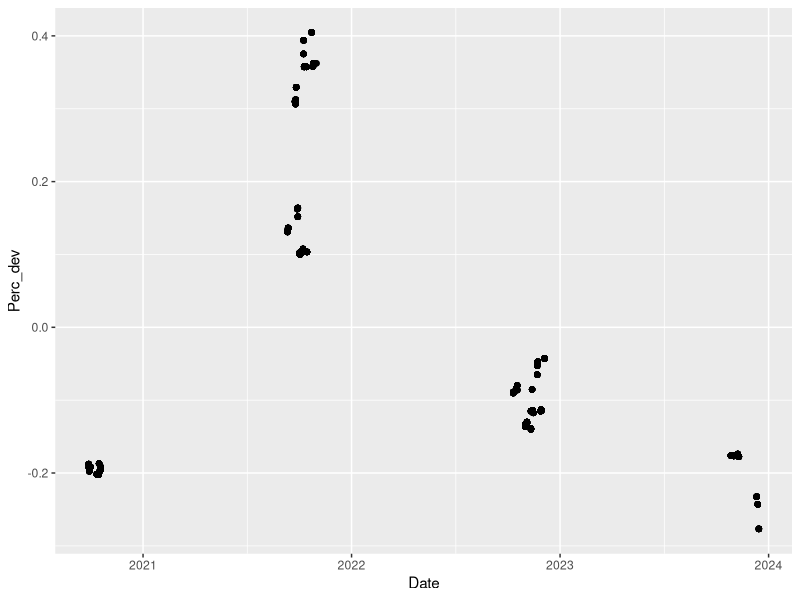
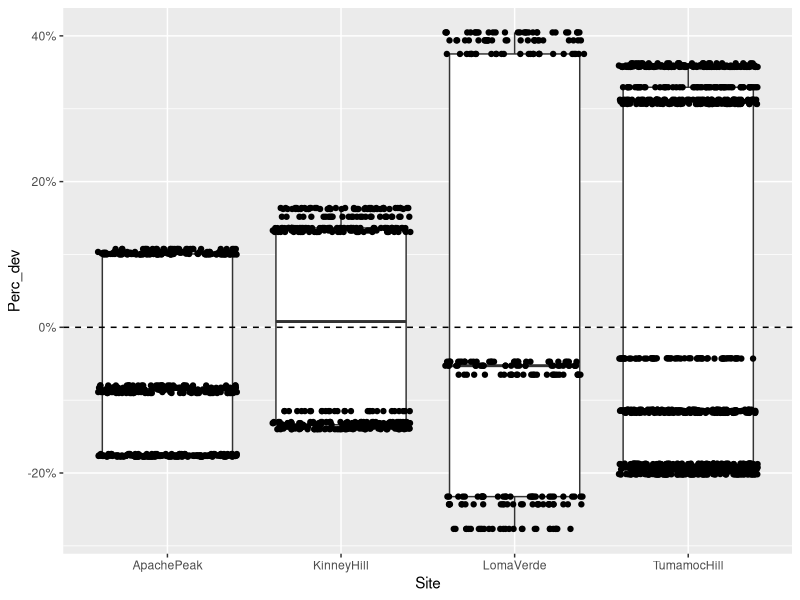
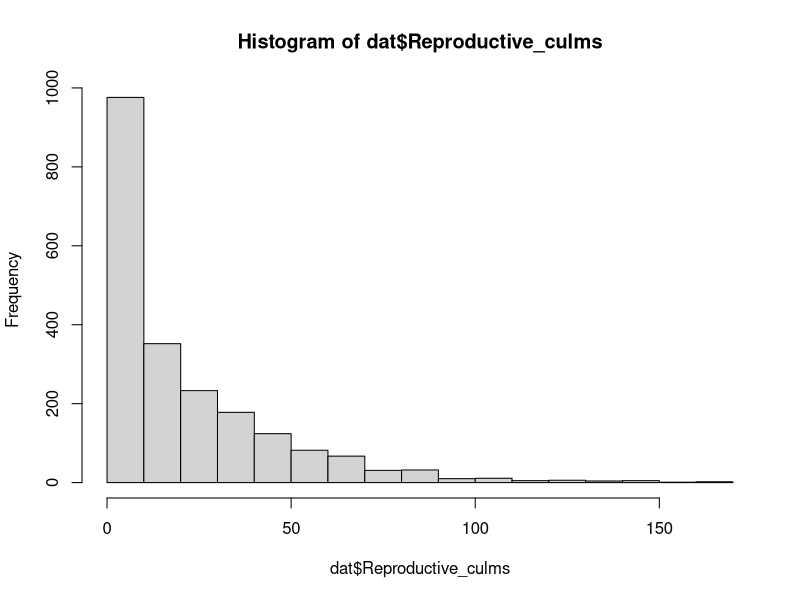
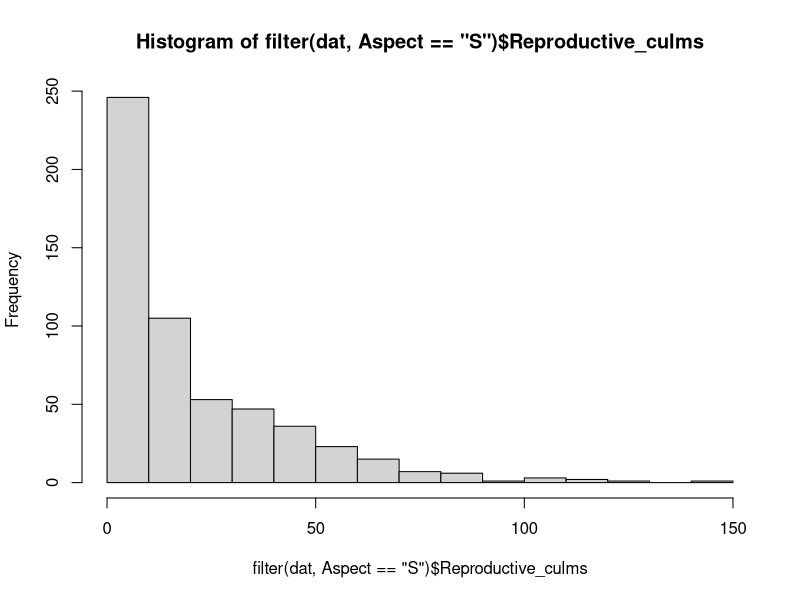
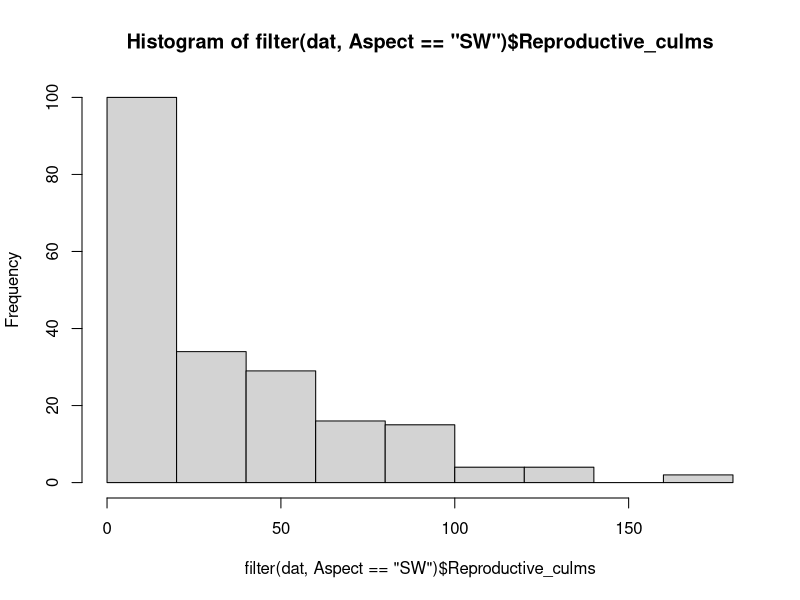
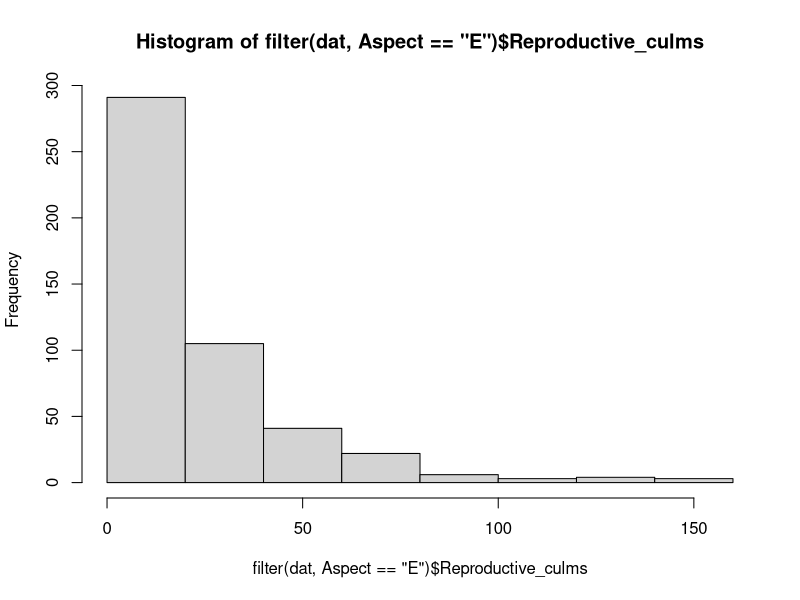
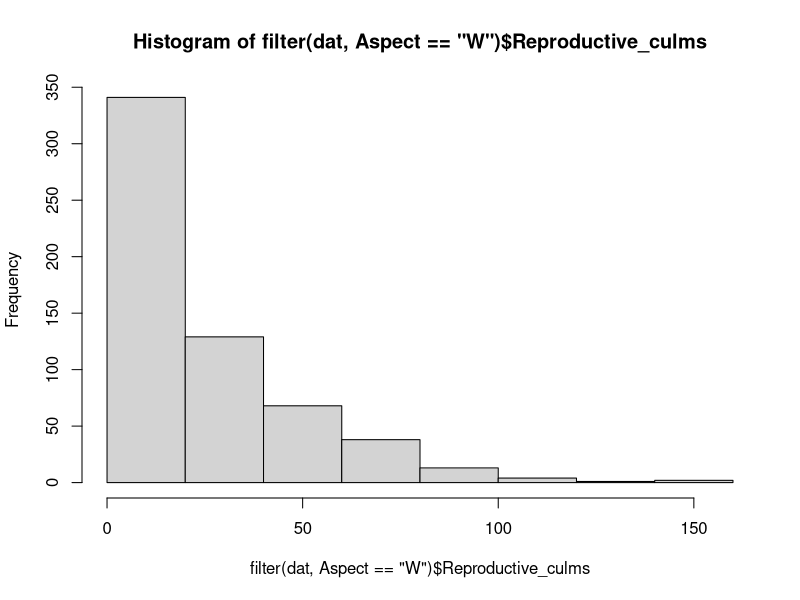
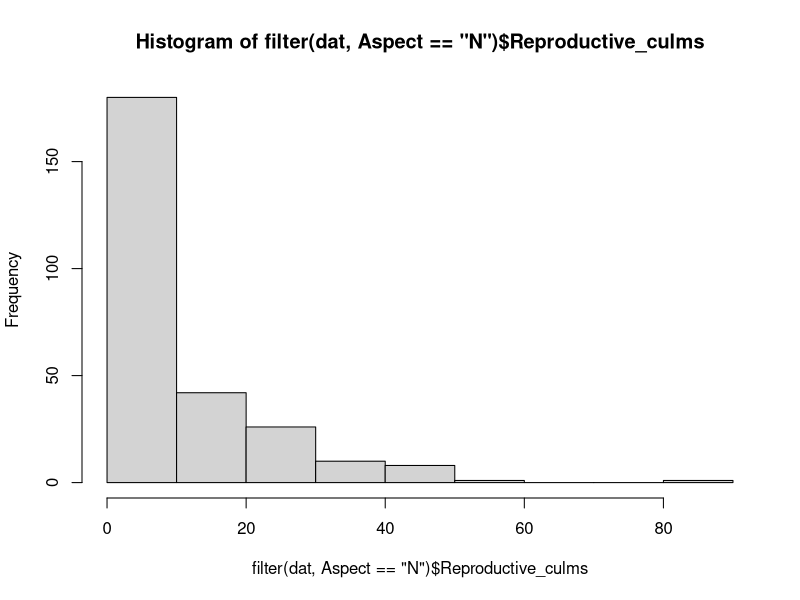

These figures' R source, in order: (Note: this script raises an error after producing the figures.)
# Created: 2024-09-23
# Updated: 2025-03-20

# Purpose: Examine distributions; write out clean data with precip deviation variable added.
#   Also write out different data table with change in culm/cover/density as response variable.

# Culm counts have a Poisson distribution. Buffelgrass density & cover should be log-transformed to improve
#   normality. Native grass, native forb, and herb (forb + grass) roughly have a Poisson distribution,
#   with a lot of 0s.

# MAT correlated with precip-related variables.

library(readxl)
library(tidyverse)
library(GGally)

# Load data ---------------------------------------------------------------

culms.raw <- read_xlsx("data/raw/2024-09_LO_Buffelgrass-culm-demography_master.xlsx", sheet = "Demography")
monitor.prism <- read_csv("data/cleaned/02_monitoring-info-with-PRISM-data_clean.csv")

# Data wrangling ----------------------------------------------------------

dat <- culms.raw %>% 
  left_join(monitor.prism)

# Check for NAs
apply(dat, 2, anyNA)

# Separate NA culm counts
na.culm <- dat %>% 
  filter(is.na(Vegetative_culms))

# Remove NA culm count - plants could not be located and weren't sampled
dat <- dat %>% 
  filter(!is.na(Vegetative_culms))

# Add Perc_dev and Deviation_mm cols
dat <- dat %>% 
  mutate(Perc_dev = (Prev_year_precip - MAP) / MAP,
         Deviation_mm = Prev_year_precip - MAP) 

# Change year cols to character
dat <- dat %>% 
  mutate(Year = as.character(Year),
         StudyYear = as.character(StudyYear))

# Add HerbCover col
dat <- dat %>% 
  mutate(HerbCover = NGCover + ForbCover)

# Separate out continuous explanatory variables
exp.cont <- dat %>% 
  select(PlotSlope, Elevation_ft, Prev_year_precip, MAT, MAP, Perc_dev, Deviation_mm)

# Separate out response variables
res.cont <- dat %>% 
  select(BGCover, BGDensity, ShrubCover, ForbCover, NGCover, HerbCover,
         Vegetative_culms, Reproductive_culms, Total_Live_Culms,
         Longestleaflength_cm)




# Precipitation variability -----------------------------------------------

summary(dat$Perc_dev) # ranges from -28% to +40%

dat %>% 
  ggplot(aes(x = Date, y = Perc_dev)) +
  geom_point()

dat %>% 
  ggplot(aes(x = Site, y = Perc_dev)) +
  geom_boxplot() +
  geom_jitter() +
  scale_y_continuous(labels = scales::percent) +
  geom_hline(yintercept = 0, linetype = "dashed")


# Response variable: Culm count -------------------------------------------

## Histogram --------------------------------------------------------------

# All, Reproductive
hist(dat$Reproductive_culms) # Poisson

# By aspect, Reproductive
hist(filter(dat, Aspect == "S")$Reproductive_culms)
hist(filter(dat, Aspect == "SW")$Reproductive_culms)
hist(filter(dat, Aspect == "E")$Reproductive_culms)
hist(filter(dat, Aspect == "W")$Reproductive_culms)
hist(filter(dat, Aspect == "N")$Reproductive_culms)

# By site, Reproductive
hist(filter(dat, Site == "TumamocHill")$Reproductive_culms)
hist(filter(dat, Site == "LomaVerde")$Reproductive_culms)
hist(filter(dat, Site == "KinneyHill")$Reproductive_culms)
hist(filter(dat, Site == "ApachePeak")$Reproductive_culms)

# All, Total
hist(dat$Total_Live_Culms)

# All, Vegetative
hist(dat$Vegetative_culms)


## Boxplot ----------------------------------------------------------------

# All, by site
#   Reproductive
dat %>% 
  ggplot(aes(x = Site, y = Reproductive_culms)) +
  geom_boxplot()

#   Total
dat %>% 
  ggplot(aes(x = Site, y = Total_Live_Culms)) +
  geom_boxplot()

#   Vegetative
dat %>% 
  ggplot(aes(x = Site, y = Vegetative_culms)) +
  geom_boxplot()


# All, by aspect
#   Reproductive
dat %>% 
  ggplot(aes(x = Aspect, y = Reproductive_culms)) +
  geom_boxplot()

#   Total
dat %>% 
  ggplot(aes(x = Aspect, y = Total_Live_Culms)) +
  geom_boxplot()

#   Vegetative
dat %>% 
  ggplot(aes(x = Aspect, y = Vegetative_culms)) +
  geom_boxplot()


## Pair plot --------------------------------------------------------------

# Reproductive & vegetative culms
dat %>%
  ggplot(aes(x = Vegetative_culms, y = Reproductive_culms)) +
  geom_point()



# Response variable: BG density & cover -----------------------------------

# Pair plot
res.cont %>% 
  select(-Longestleaflength_cm, -Vegetative_culms, -Reproductive_culms, -Total_Live_Culms) %>% 
  ggpairs()

# BG Cover
hist(dat$BGCover)
dat %>% 
  ggplot(aes(x = Site, y = BGCover)) +
  geom_boxplot()

#   Log transformation
dat <- dat %>% 
  mutate(BGCover_log = log(BGCover))
hist(dat$BGCover_log) # log transformation kind of improves normality?

# BG Density
hist(dat$BGDensity)
dat %>% 
  ggplot(aes(x = Site, y = BGDensity)) +
  geom_boxplot()

#   Log transformation
dat <- dat %>% 
  mutate(BGDensity_log = log(BGDensity))
hist(dat$BGDensity_log) # log transformation improves normality


# Longest leaf
hist(dat$Longestleaflength_cm)
dat %>% 
  filter(!is.na(Longestleaflength_cm)) %>% 
  ggplot(aes(x = Site, y = Longestleaflength_cm)) + 
  geom_boxplot()



# Response variable: Native plant cover -----------------------------------

# Shrub cover
hist(dat$ShrubCover)
dat %>% 
  ggplot(aes(x = Site, y = ShrubCover)) +
  geom_boxplot()
dat %>% 
  ggplot(aes(x = Aspect, y = ShrubCover)) +
  geom_boxplot()

# Forb cover
hist(dat$ForbCover)
dat %>% 
  ggplot(aes(x = Site, y = ForbCover)) +
  geom_boxplot()
dat %>% 
  ggplot(aes(x = Aspect, y = ForbCover)) +
  geom_boxplot()

# Native grass cover
hist(dat$NGCover)
dat %>% 
  ggplot(aes(x = Site, y = NGCover)) +
  geom_boxplot()
dat %>% 
  ggplot(aes(x = Aspect, y = NGCover)) +
  geom_boxplot()

# Herb cover
hist(dat$HerbCover)
dat %>% 
  ggplot(aes(x = Site, y = HerbCover)) +
  geom_boxplot()
dat %>% 
  ggplot(aes(x = Aspect, y = HerbCover)) +
  geom_boxplot()


# Continuous explanatory variables ----------------------------------------

# Summary
summary(dat$Elevation_ft)
summary(dat$PlotSlope)
summary(dat$MAT)

# Distribution
hist(dat$Elevation_ft)
hist(dat$PlotSlope)
hist(dat$MAT)

# Pair plot
dat %>% 
  select(PlotSlope, Elevation_ft, Prev_year_precip, MAT, MAP, Perc_dev, Deviation_mm) %>% 
  distinct(.keep_all = TRUE) %>% 
  ggpairs()



# Create response variable: change in total culm count --------------------

culm.change <- dat %>%
  arrange(Plant_ID, Year) %>%
  group_by(Plant_ID) %>%
  mutate(Change_Reproductive_culms = Reproductive_culms - lag(Reproductive_culms),
         Change_Total_Live_Culms = Total_Live_Culms - lag(Total_Live_Culms)) %>% 
  mutate(Change_BGDensity = BGDensity - lag(BGDensity),
         Change_BGCover = BGCover - lag(BGCover)) %>% 
  mutate(Change_NGCover = NGCover - lag(NGCover),
         Change_ForbCover = ForbCover - lag(ForbCover),
         Change_HerbCover = HerbCover - lag(HerbCover),
         Change_ShrubCover = ShrubCover - lag(ShrubCover)) %>% 
  filter(!is.na(Change_Total_Live_Culms))

hist(culm.change$Change_Reproductive_culms, breaks = 20)
hist(culm.change$Change_Total_Live_Culms, breaks = 20)
hist(culm.change$Change_BGDensity, breaks = 20)
hist(culm.change$Change_BGCover, breaks = 20)
hist(culm.change$Change_HerbCover, breaks = 20)
hist(culm.change$Change_NGCover, breaks = 20)
hist(culm.change$Change_ForbCover, breaks = 20)



# Write out data to csv ---------------------------------------------------

write_csv(dat,
          file = "data/cleaned/04_demography-data_clean.csv")

write_csv(culm.change,
          file = "data/cleaned/04_change-in-culm-density-cover_clean.csv")


save.image("RData/04_data-wrangling-and-screening.RData")
